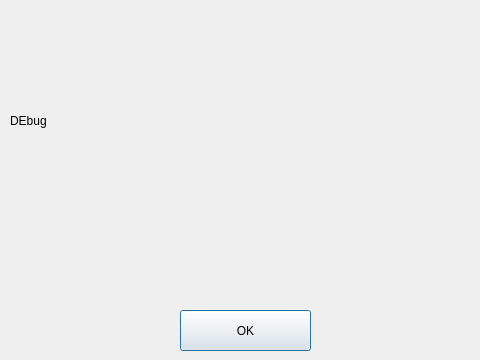
<?xml version="1.0" encoding="UTF-8"?>
<ui version="4.0">
 <class>AboutWindow</class>
 <widget class="QDialog" name="AboutWindow">
  <property name="enabled">
   <bool>true</bool>
  </property>
  <property name="geometry">
   <rect>
    <x>0</x>
    <y>0</y>
    <width>480</width>
    <height>360</height>
   </rect>
  </property>
  <property name="minimumSize">
   <size>
    <width>480</width>
    <height>360</height>
   </size>
  </property>
  <property name="windowTitle">
   <string>DEBUG</string>
  </property>
  <widget class="QWidget" name="centralWidget" native="true">
   <property name="geometry">
    <rect>
     <x>0</x>
     <y>0</y>
     <width>480</width>
     <height>360</height>
    </rect>
   </property>
   <property name="minimumSize">
    <size>
     <width>480</width>
     <height>360</height>
    </size>
   </property>
   <widget class="QPushButton" name="pushButton">
    <property name="geometry">
     <rect>
      <x>180</x>
      <y>310</y>
      <width>131</width>
      <height>41</height>
     </rect>
    </property>
    <property name="text">
     <string>OK</string>
    </property>
   </widget>
   <widget class="QLabel" name="label">
    <property name="geometry">
     <rect>
      <x>10</x>
      <y>15</y>
      <width>461</width>
      <height>211</height>
     </rect>
    </property>
    <property name="text">
     <string>DEbug</string>
    </property>
   </widget>
  </widget>
  <action name="actionopen">
   <property name="text">
    <string>open...</string>
   </property>
  </action>
  <action name="actionAbout">
   <property name="text">
    <string>About</string>
   </property>
  </action>
  <action name="actionSetting">
   <property name="text">
    <string>Setting</string>
   </property>
  </action>
 </widget>
 <layoutdefault spacing="6" margin="11"/>
 <resources/>
 <connections>
  <connection>
   <sender>pushButton</sender>
   <signal>clicked()</signal>
   <receiver>AboutWindow</receiver>
   <slot>close()</slot>
   <hints>
    <hint type="sourcelabel">
     <x>207</x>
     <y>329</y>
    </hint>
    <hint type="destinationlabel">
     <x>334</x>
     <y>299</y>
    </hint>
   </hints>
  </connection>
 </connections>
 <slots>
  <slot>Write()</slot>
  <slot>Name(QString)</slot>
  <slot>Lang(QString)</slot>
  <slot>Id(QString)</slot>
  <slot>About(QString)</slot>
  <slot>AutoFile()</slot>
 </slots>
</ui>
